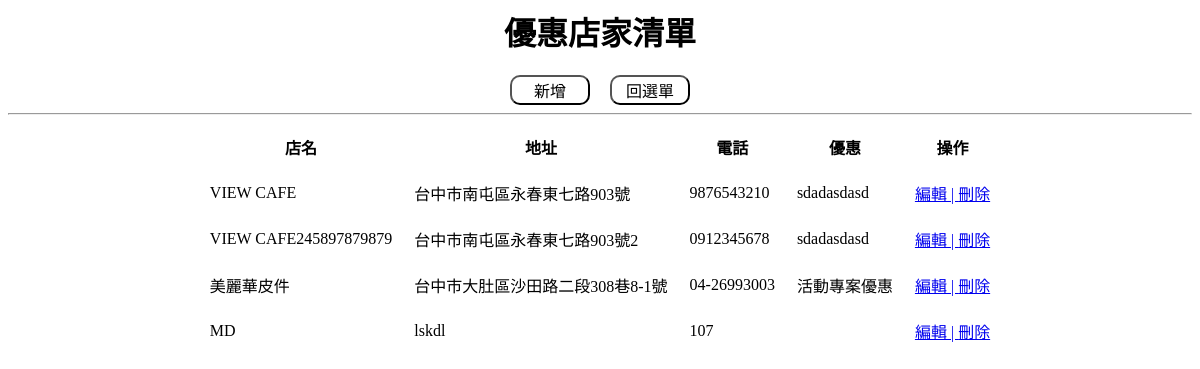
Screenshot of /back/store.php with the database file from the repository.
### tables this page shows
CREATE TABLE `store` (
  `id` int(11) NOT NULL,
  `photo` text NOT NULL DEFAULT './img/badge1.png',
  `name` text NOT NULL,
  `tel` text NOT NULL,
  `address` text NOT NULL,
  `website` text NOT NULL,
  `discount` text NOT NULL,
  `time_update` timestamp NOT NULL DEFAULT current_timestamp()
);

### back/store.php (the view, shortened to what this page needs)
<!doctype HTML5>
<html>
<head>
    <link rel="stylesheet" href="../css/back.css">
</head>
<body align="center">
<?php
    include('../connect.php');
    if(@!$_GET['action']){
        $sql = 'SELECT * FROM `store`';
        $run = mysqli_query($con,$sql);
        echo '<h1>優惠店家清單<span></h1>';
        echo '<button onclick=location.href="./store.php?action=add" class="button_xs">新增</button> &emsp;';
        echo '<button onclick=location.href="./" class="button_xs">回選單</button><hr>';
        echo '<table align="center" cellpadding="10">';
        echo '
				<tr>
					<th>店名</th>
					<th>地址</th>
					<th>電話</th>
					<th>優惠</th>
					<th>操作</th>
				</tr>
			';
        while($row = mysqli_fetch_assoc($run)){
            echo '
				<tr>
					<td>'.$row['name'].'</td>
					<td>'.$row['address'].'</td>
					<td>'.$row['tel'].'</td>
					<td>'.$row['discount'].'</td>
					<td>
					<a href="store.php?action=edit&&id='.$row['id'].'">編輯 | </a>
					<a href="store.php?action=delete&&id='.$row['id'].'"> 刪除</a>
					</td>
				</tr>
			';
        }
        echo '</table>';
    }
?>
<br><br>
</body>
</html>

### css/back.css (style rules this page uses)
.button_xs { background: transparent; border-radius: 10px; color: black; width: 80px; height: 30px; font-size: medium; }

### rows the page displays
store: name "VIEW CAFE", address "台中市南屯區永春東七路903號", tel "9876543210", discount "sdadasdasd"
store: name "VIEW CAFE245897879879", address "台中市南屯區永春東七路903號2", tel "0912345678", discount "sdadasdasd"
store: name "美麗華皮件", address "台中市大肚區沙田路二段308巷8-1號", tel "04-26993003", discount "活動專案優惠"
store: name "MD", address "lskdl", tel "107"
